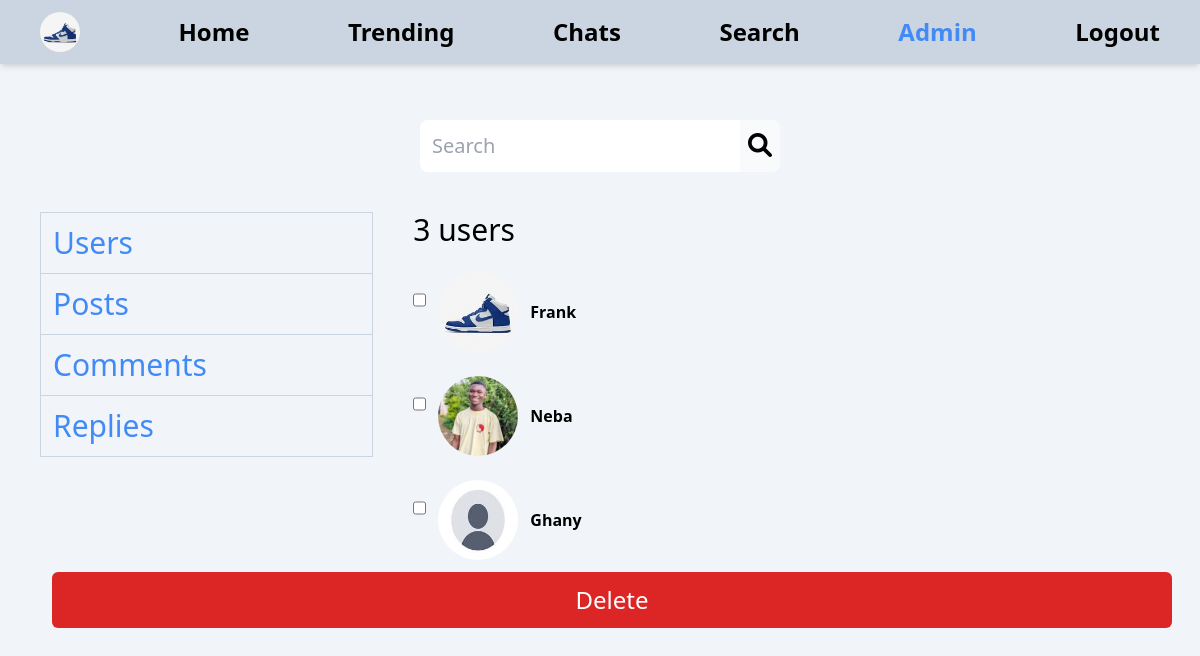
/adminpanel/users (signed in), run on the app's committed database.
### authenticate/models.py (models this page shows)
class User(AbstractUser):
    username = models.CharField(max_length=250, unique=True)
    email = models.EmailField(null=True, unique=True)
    image = models.ImageField(default = 'images/profiles/profile.jpeg', upload_to='images/profiles')
    code = models.PositiveIntegerField(null=True)
    bio = models.TextField(default=None, null=True)
    blocked = models.BooleanField(default = False)
    USERNAME_FIELD = 'email'
    REQUIRED_FIELDS=[]

### adminpanel/views.py (the view)
# urls.py: path('users', views.siteUsers, name='users'),
@login_required(login_url='login')
def siteUsers(request):
    q = request.GET.get('q','')
    users = User.objects.filter(Q(username__contains = q) |
                                Q(first_name__contains = q) |
                                Q(last_name__contains = q))
    page = 'admin'
    if request.method == 'POST':
        delete = request.POST.getlist('user')
        for id in delete:
            user = User.objects.get(id = id)
            user.delete()
    context = {'users':users, 'page':page}
    return render(request, 'adminpanel/users.html', context)

### adminpanel/templates/adminpanel/users.html (shortened to what this page needs)
<!DOCTYPE html>
<html lang="en">
<head>
    {% include 'tailwind.html' %}
    <link rel="stylesheet" href="https://cdnjs.cloudflare.com/ajax/libs/font-awesome/6.0.0/css/all.min.css">
  </head>
  <body class="bg-slate-100 flex flex-col p-10 ">
    {% include 'navbar.html' %}
    <form action="" class="flex grow self-center mt-20">
        <input
          type="text"
          name="q"
          id="q"
          value="{{q}}"
          placeholder="Search"
          class="p-3 rounded-l-lg outline-none text-xl"
          required
        />
        <button type="submit" class="px-2 rounded-r-lg bg-slate-50">
          <i class="fa-solid fa-magnifying-glass right-0 text-2xl"></i>
        </button>
      </form>
    <form class="flex flex-col mt-10" method="post">
        <div class="w-full flex" id="options">
            <div class=" hidden md:block w-1/3 pr-10">
                {% include 'adminpanel/data.html' %}
            </div>
            <div class="w-2/3">
            <h3 class="text-3xl font-medium">{{users.count}} users</h3>
                        {% for user in users %}
                        <div class="flex gap-3 space-y-6">
                        <input type="checkbox" name="user" value="{{user.id}}">
                        <label for="user">
                            <a href="{% url 'profile' user.id %}" class="flex items-center  gap-3">
                                <img
                            src="{{user.image.url}}"
                            alt="{{user.username|capfirst}}"
                            class="w-20 h-20 rounded-full"
                            />
                            <strong>
                                {{user.username|capfirst}}
                            </strong>
                        </a>
                        </label>
                    </div>
                    {% endfor %}
            </div>
        </div>
        <button type="submit" class="w-full bg-red-600 py-3 text-2xl text-white m-3 rounded-md" id="submit">Delete</button>
    </form>
    {% load static %}
</body>
</html>

### templates/navbar.html (shortened to what this page needs)
<nav class="w-full fixed shadow-md top-0 left-0 p-3 bg-slate-300 z-50 flex justify-between items-center md:px-10 text-2xl">
    <a href="{% url 'profile' request.user.id %}">
        <img src="{{request.user.image.url}}" alt="{{request.user.username}}" class="w-10 h-10 rounded-full ">
    </a> <a href="{% url 'posts' %}" class="link" data-url-name="home">
            <span class="hidden md:block font-bold">Home</span>
        </a>
        <a href="{% url 'trending' %}" class="link" data-url-name="trending">
            <span class="hidden md:block font-bold">Trending</span>
        </a>
        <a href="{% url 'chats' %}" class="link" data-url-name="chats">
            <span class="hidden md:block font-bold">Chats</span>
        </a>
        <a href="{% url 'search_posts' ' ' %}" class="link" data-url-name="search">
            <span class="hidden md:block font-bold">Search</span>
        </a>
        {% if request.user.is_staff %}
        <a href="{% url 'database' %}" class="link" data-url-name="admin">
            <span class="hidden md:block font-bold">Admin</span>
        </a>
        {% endif %}
        <a href="{% url 'logout' %}" class="link"  data-url-name="menu">
            <span class="hidden md:block font-bold">Logout</span>
        </a>
</nav>
{% load static %}

### data on the page
User: user.image (picture), image (picture), username "Frank"
User: image (picture), username "Neba"
User: image (placeholder picture), username "Ghany"

### other printed values
{{ users.count }} "3"
